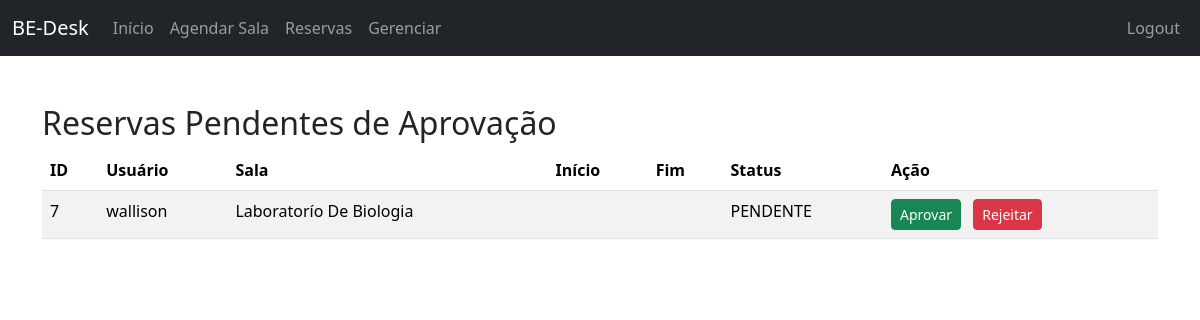
/gerenciar/ (signed in), run on an earlier commit of the app's database.
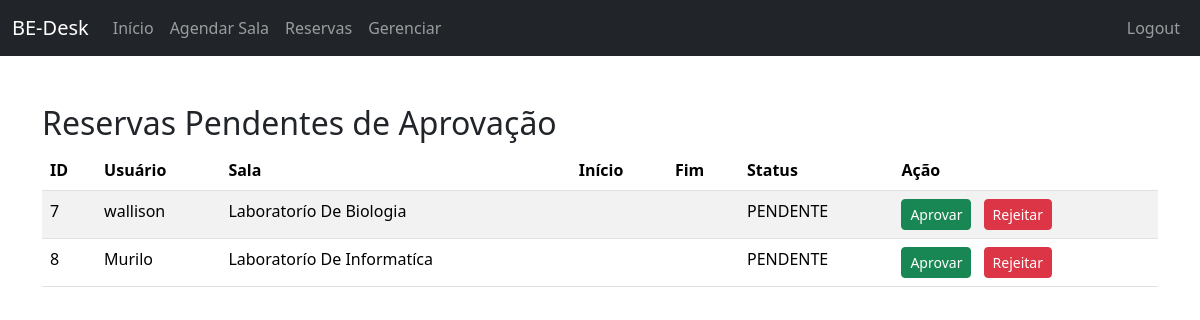
And on a later commit of the database.
### bedesk/models.py (models this page shows, shortened)
class Agendamento(models.Model):
    STATUS_CHOICES = [
        ('PENDENTE', 'Pendente'), # O valor que vai para o banco (melhor em CAPS)
        ('APROVADO', 'Aprovado'), # O valor que o usuário vê (após a vírgula)
        ('REJEITADO', 'Rejeitado'),
    ]
    nome = models.CharField(max_length=100) # Nome do Agendamento (ex: Reunião de Marketing)
    sala = models.ForeignKey(Sala, on_delete=models.CASCADE)
    motivo = models.TextField()
    horario = models.TimeField()
    data_inicio = models.DateTimeField(null=True, blank=True)
    data_fim = models.DateTimeField(null=True, blank=True)
    status = models.CharField(
        max_length=10,
        choices=STATUS_CHOICES,
        default='PENDENTE' # Valor padrão para novas reservas
    )
    sala = models.ForeignKey(Sala, on_delete=models.CASCADE)
    usuario = models.ForeignKey(User, on_delete=models.CASCADE)
    class Meta:
        verbose_name_plural = "Agendamentos"
        indexes = [
            models.Index(fields=['status']),
        ]

class Sala(models.Model):
    nome = models.CharField(max_length=100)
    capacidade = models.IntegerField(default=1)

### bedesk/views.py (the view)
# urls.py: path('gerenciar/', views.gerenciar_reservas, name='listar_pendentes'), # Este nome é usado nos redirect('listar_pendentes')
@user_passes_test(is_admin_or_staff)
def gerenciar_reservas(request):
    reservas = Agendamento.objects.filter(status='PENDENTE').order_by('data_inicio')
    context = {'reservas': reservas,
               'titulo':'Reservas Pendentes de Aprovação'
    }
    return render(request, 'bedesk/gerenciar_reservas.html', context)

### bedesk/views.py (called while the page is built)
def is_admin_or_staff(user):
    return user.is_staff or user.is_superuser

### bedesk/templates/bedesk/gerenciar_reservas.html (shortened to what this page needs)
<!DOCTYPE html>
<html lang="pt-br">
<head>
    <link href="https://cdn.jsdelivr.net/npm/bootstrap@5.3.3/dist/css/bootstrap.min.css" rel="stylesheet" xintegrity="sha384-QWTKZyjpPEjISv5WaRU9OFeRpok6YctnYmDr5pNlyT2bRjXh0JMhjY6hW+ALEwIH">
</head>
<body>
    <nav class="navbar navbar-expand-lg navbar-dark bg-dark">
        <div class="container-fluid">
            <a class="navbar-brand" href="{% url 'inicio' %}">BE-Desk</a>
            <div class="collapse navbar-collapse" id="navbarNav">
                <ul class="navbar-nav">
                    <li class="nav-item">
                        <a class="nav-link" href="{% url 'inicio' %}">Início</a>
                    </li>
                    <li class="nav-item">
                        <a class="nav-link" href="{% url 'agendar_sala' %}">Agendar Sala</a>
                    </li>
                    <li class="nav-item">
                        <a class="nav-link" href="{% url 'lista_reserva' %}"> Reservas</a>
                    </li>
                    {% if user.is_staff %}
                    <li class="nav-item">
                        <a class="nav-link" href="{% url 'listar_pendentes' %}">Gerenciar</a>
                    </li>
                    {% endif %}
                </ul>
                <ul class="navbar-nav ms-auto">
                    <li class="nav-item">
                         <a class="nav-link btn btn-outline-light" href="{% url 'logout' %}">Logout</a>
                    </li>
                </ul>
            </div>
        </div>
    </nav>
    <div class="container mt-5">
        <h2>{{ titulo|default:"Minhas Reservas" }}</h2>
        {% if reservas %}
            <table class="table table-striped">
                <thead>
                    <tr>
                        <th>ID</th>
                        <th>Usuário</th>
                        <th>Sala</th>
                        <th>Início</th>
                        <th>Fim</th>
                        <th>Status</th>
                        <th>Ação</th>
                    </tr>
                </thead>
                <tbody>
                    {% for reserva in reservas %}
                        <tr>
                            <td>{{ reserva.pk }}</td>
                            <td>{{ reserva.usuario.username }}</td>
                            <td>{{ reserva.sala.nome }}</td>
                            <td>{{ reserva.data_inicio|date:"d/m/Y H:i" }}</td>
                            <td>{{ reserva.data_fim|date:"d/m/Y H:i" }}</td>
                            <td>{{ reserva.status }}</td>
                            <td>
                                {% if reserva.status == 'PENDENTE' and user.is_staff %}
                                    <a href="{% url 'aprovar_reserva' reserva.pk %}" class="btn btn-sm btn-success me-2">
                                        Aprovar
                                    </a>
                                    <a href="{% url 'rejeitar_reserva' reserva.pk %}" class="btn btn-sm btn-danger">
                                        Rejeitar
                                    </a>
                                {% endif %}
                            </td>
                        </tr>
                    {% endfor %}
                </tbody>
            </table>
        {% else %}
            <div class="alert alert-info">
                Não há reservas para exibir no momento.
            </div>
        {% endif %}
    </div>
</body>
</html>

What changed in the data, as far as the page shows it:
added Agendamento: pk "8", usuario.username "Murilo", sala.nome "Laboratorío De Informatíca", status "PENDENTE", shows "Aprovar"
